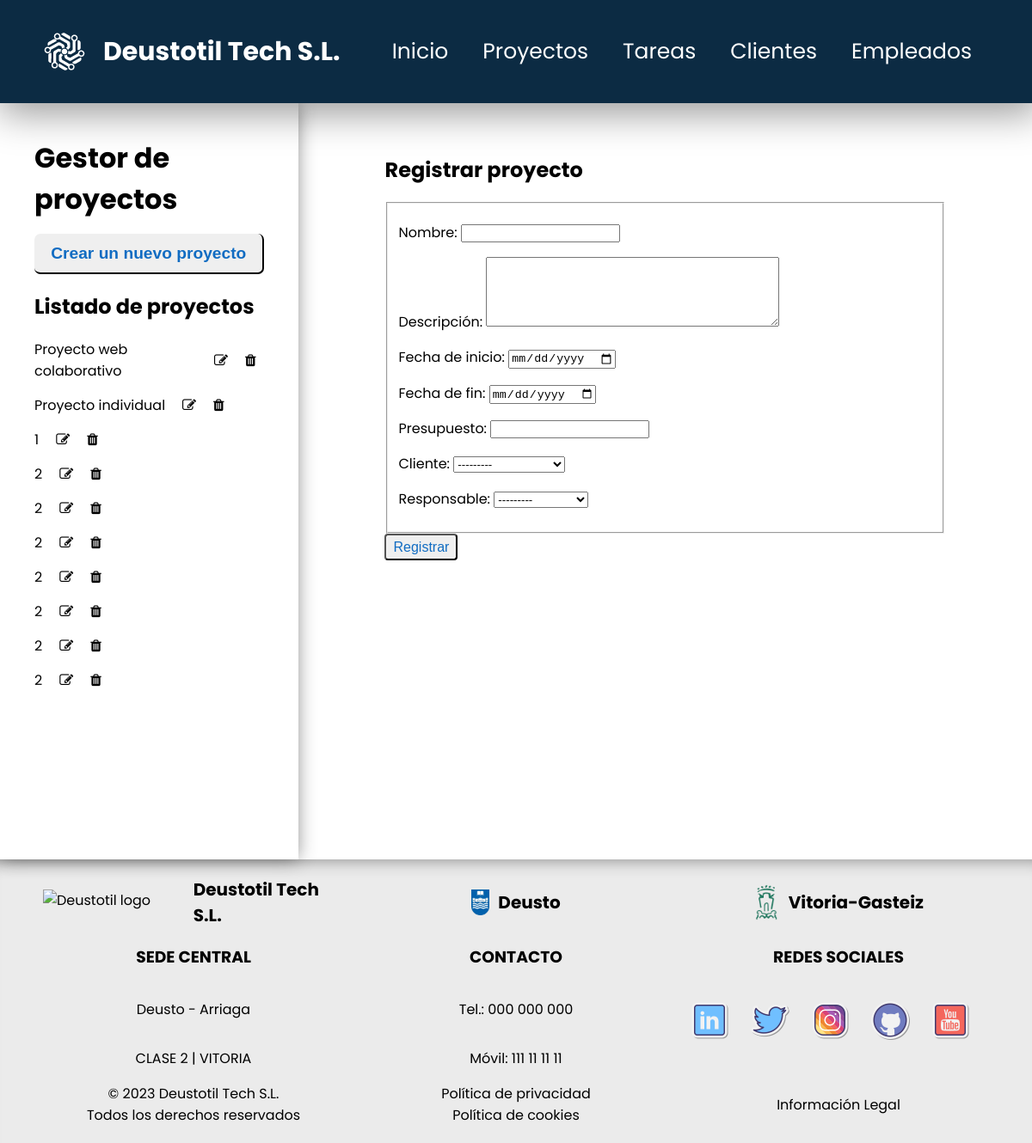
Page /appProyectos/proyectos/reg_proyecto on the earlier database version.
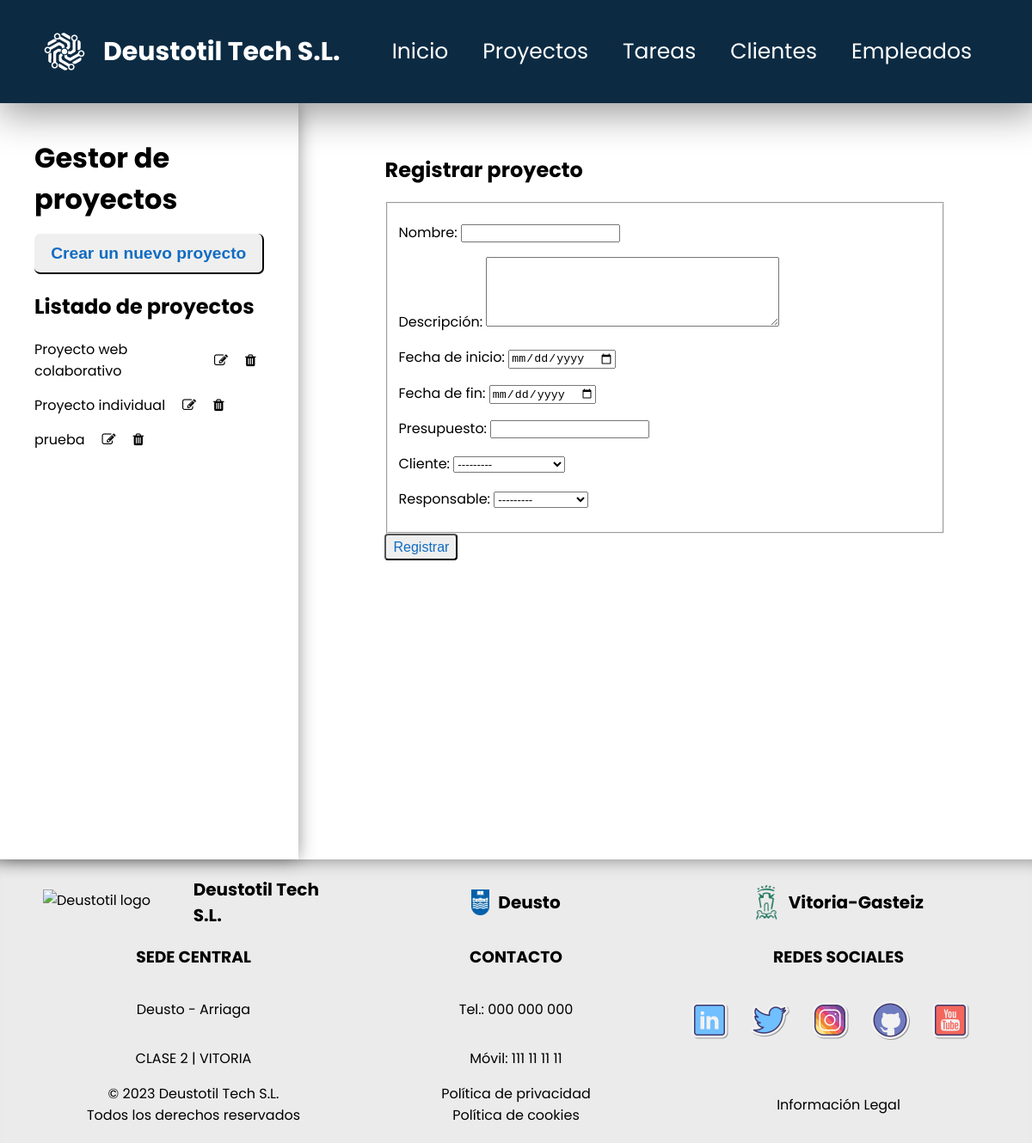
Same page on the later database version.
### appProyectos/models.py (models this page shows, shortened)
class Proyecto(models.Model):
    nombre = models.CharField(max_length=155)
    descripcion = models.CharField(max_length=255)
    fecha_inicio = models.DateField()
    fecha_fin = models.DateField()
    presupuesto = models.FloatField()
    cliente = models.ForeignKey(Cliente, on_delete=models.CASCADE)
    responsable = models.ForeignKey(Empleado, on_delete=models.CASCADE)

### appProyectos/views.py (the view, shortened to what this page needs)
# urls.py: path('proyectos/reg_proyecto', views.ProyectoCreateView.as_view(), name='registrar proyecto'),
class ProyectoCreateView(CreateView):
    model = Proyecto
    form_class = ProyectoForm
    template_name_suffix = '_create_form'
    def get_context_data(self, **kwargs):
        context = super().get_context_data(**kwargs)
        context['proyecto_list'] = Proyecto.objects.order_by('id')
        return context

### appProyectos/forms.py
class ProyectoForm(ModelForm):
    descripcion = forms.CharField(label='Descripción:', widget=forms.Textarea(attrs={"rows":"5"}), required=False)
    fecha_inicio = forms.DateField(label='Fecha de inicio:', widget=forms.DateInput(attrs={'type': 'date'}))
    fecha_fin = forms.DateField(label='Fecha de fin:', widget=forms.DateInput(attrs={'type': 'date'}))
    class Meta:
        model = Proyecto
        fields = '__all__'

### appProyectos/models.py (called while the page is built)
    def __str__(self):
        return f"{self.nombre} {self.apellido}"

    def __str__(self):
        return f"{self.nombre} {self.apellido}"

### appProyectos/templates/appProyectos/proyecto_create_form.html (shortened to what this page needs)
{% extends "appProyectos/proyecto_list.html" %}
{% block vista %}
    <h2>Registrar proyecto</h2>
    <form method="POST">
        <fieldset>
            {{ form.as_p }}
        </fieldset>
        <input class="button-small" type="submit" value="Registrar">
    </form>
{% endblock vista %}

### appProyectos/templates/appProyectos/proyecto_list.html (shortened to what this page needs)
{% extends "base.html" %}
{% block contenido %}
<div id="container-main">
    <aside>
        <div>
            <h1>Gestor de proyectos</h1>
        </div>
        <div>
            <a href="{% url 'registrar proyecto' %}" class="button">
                <input class="button-big" type="button" value="Crear un nuevo proyecto">
            </a>
        </div>
        <div>
            <h2>Listado de proyectos</h2>
            <nav>
            {% if proyecto_list %}
            {% for p in proyecto_list %}
            <div>
                <a href="{% url 'proyecto' p.id %}">{{ p.nombre }}</a>
                <a href="{% url 'modificar proyecto' p.id %}">
                    <i class="fa fa-pencil-square-o" aria-hidden="true"></i>
                </a>
                <a href="{% url 'borrar proyecto' p.id %}">
                    <i class="fa fa-trash" aria-hidden="true"></i>
                </a>
            </div>
            {% endfor %}
            {% else %}
            <p>No hay proyectos creados.</p>
            {% endif %}
            </nav>
        </div>
    </aside>
    <section>
        {% block vista %}{% endblock vista %}
    </section>
</div>
{% endblock contenido %}

Differences in the rows shown:
removed Proyecto: nombre "1"
removed Proyecto: nombre "2"
removed Proyecto: nombre "2"
removed Proyecto: nombre "2"
removed Proyecto: nombre "2"
removed Proyecto: nombre "2"
removed Proyecto: nombre "2"
removed Proyecto: nombre "2"
added Proyecto: nombre "prueba"
